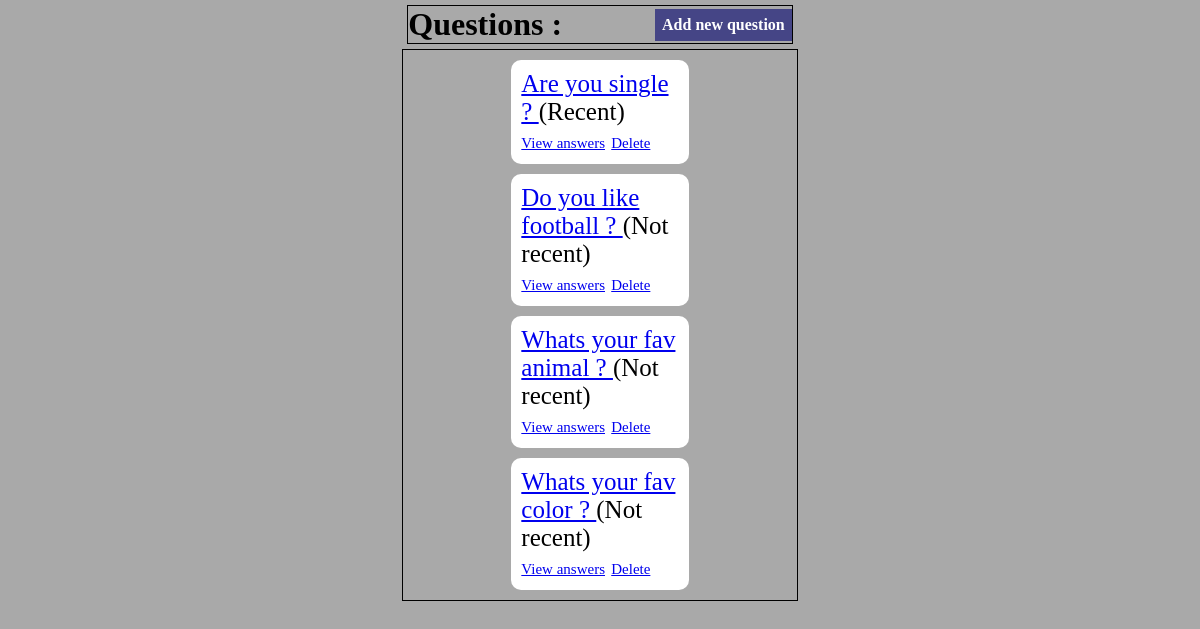
/sondage/, run on an earlier commit of the app's database.
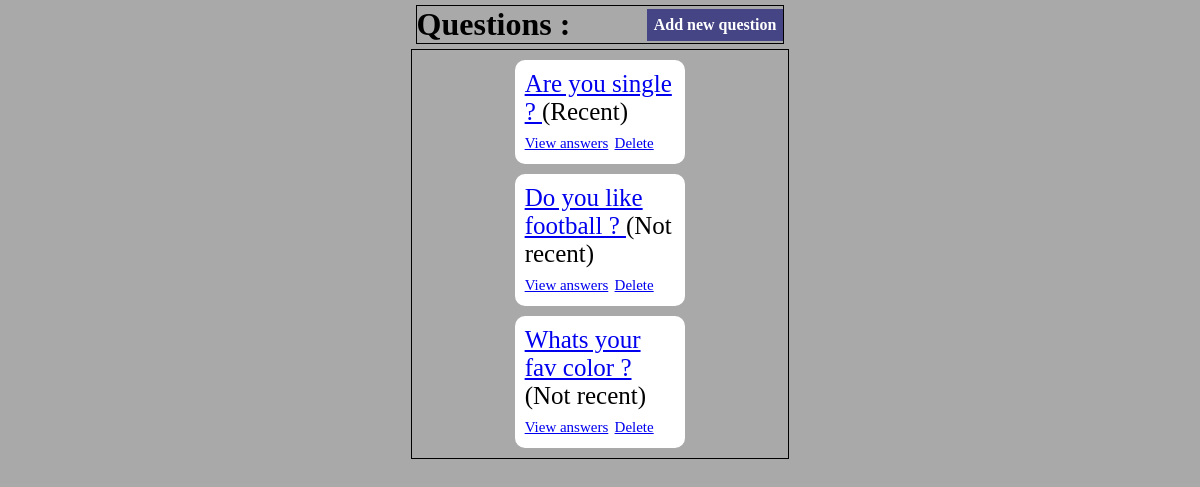
And on a later commit of the database.
### sondage/models.py (models this page shows)
class Question(models.Model):
    question_text = models.CharField(max_length=200)
    date_pub = models.DateTimeField("Date of publiction")
    nbvotes = models.IntegerField(default=0)
    def is_recent(self):
        now = timezone.now()
        return now - datetime.timedelta(days=1) <= self.date_pub <= now
    def __str__(self) -> str:
        return self.question_text

### sondage/views.py (the view)
# urls.py: path("", views.IndexView.as_view(), name="index"),
class IndexView(generic.ListView):
    template_name = "sondage/index.html"
    context_object_name = "question_lists"
    def get_queryset(self) -> QuerySet[Any]:
        return Question.objects.all().exclude(choice__isnull=True).filter(date_pub__lte=timezone.now()).order_by('-date_pub')

### sondage/templates/sondage/index.html
{% load static %}
<link rel="stylesheet" href="{% static 'sondage/style.css' %}" />
{% if question_lists %}
<div id="header">
    <h1>Questions : </h1>
    <a href="{% url 'sondage:add' %}">Add new question</a>
</div>
<div id='main'>
    <ul>
        {% for question in question_lists %}
        <li> <a href="{%url "sondage:details" question.id %}">{{question}} </a>
            {% if question.is_recent %}(Recent) {% else %} (Not recent) {% endif %}
            <br>
            <a href="{% url 'sondage:results' question.id %}" style="font-size:15px;">View answers</a>
            <a href="{% url 'sondage:delete' question.id %}" style="font-size:15px;">Delete</a>
        </li>
        {% endfor %}
    </ul>
    {% else %}
    <div>
        No polls in database.
    </div>
    {% endif %}
</div>

What changed in the data, as far as the page shows it:
removed Question: question_text "Whats your fav animal ?", shows "(Not recent)"
